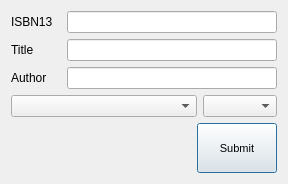
<?xml version="1.0" encoding="UTF-8"?>
<ui version="4.0">
 <class>EditBookRecordDialog</class>
 <widget class="QDialog" name="EditBookRecordDialog">
  <property name="geometry">
   <rect>
    <x>0</x>
    <y>0</y>
    <width>288</width>
    <height>184</height>
   </rect>
  </property>
  <property name="sizePolicy">
   <sizepolicy hsizetype="Minimum" vsizetype="Minimum">
    <horstretch>0</horstretch>
    <verstretch>0</verstretch>
   </sizepolicy>
  </property>
  <property name="windowTitle">
   <string>Dialog</string>
  </property>
  <property name="windowIcon">
   <iconset resource="resource.qrc">
    <normaloff>:/remix_icons/release/resources/icons/file-edit-line.svg</normaloff>:/remix_icons/release/resources/icons/file-edit-line.svg</iconset>
  </property>
  <layout class="QGridLayout" name="gridLayout">
   <item row="0" column="0">
    <layout class="QVBoxLayout" name="verticalLayout">
     <item>
      <layout class="QHBoxLayout" name="horizontalLayout_2">
       <item>
        <widget class="QLabel" name="label_4">
         <property name="sizePolicy">
          <sizepolicy hsizetype="Fixed" vsizetype="Preferred">
           <horstretch>0</horstretch>
           <verstretch>0</verstretch>
          </sizepolicy>
         </property>
         <property name="minimumSize">
          <size>
           <width>50</width>
           <height>0</height>
          </size>
         </property>
         <property name="maximumSize">
          <size>
           <width>50</width>
           <height>16777215</height>
          </size>
         </property>
         <property name="text">
          <string>ISBN13</string>
         </property>
        </widget>
       </item>
       <item>
        <widget class="QLineEdit" name="lineEdit_isbn13"/>
       </item>
      </layout>
     </item>
     <item>
      <layout class="QHBoxLayout" name="horizontalLayout_3">
       <item>
        <widget class="QLabel" name="label_3">
         <property name="sizePolicy">
          <sizepolicy hsizetype="Fixed" vsizetype="Preferred">
           <horstretch>0</horstretch>
           <verstretch>0</verstretch>
          </sizepolicy>
         </property>
         <property name="minimumSize">
          <size>
           <width>50</width>
           <height>0</height>
          </size>
         </property>
         <property name="maximumSize">
          <size>
           <width>50</width>
           <height>16777215</height>
          </size>
         </property>
         <property name="text">
          <string>Title</string>
         </property>
        </widget>
       </item>
       <item>
        <widget class="QLineEdit" name="lineEdit_title"/>
       </item>
      </layout>
     </item>
     <item>
      <layout class="QHBoxLayout" name="horizontalLayout_4">
       <item>
        <widget class="QLabel" name="label_2">
         <property name="sizePolicy">
          <sizepolicy hsizetype="Fixed" vsizetype="Preferred">
           <horstretch>0</horstretch>
           <verstretch>0</verstretch>
          </sizepolicy>
         </property>
         <property name="minimumSize">
          <size>
           <width>50</width>
           <height>0</height>
          </size>
         </property>
         <property name="maximumSize">
          <size>
           <width>50</width>
           <height>16777215</height>
          </size>
         </property>
         <property name="text">
          <string>Author</string>
         </property>
        </widget>
       </item>
       <item>
        <widget class="QLineEdit" name="lineEdit_author"/>
       </item>
      </layout>
     </item>
     <item>
      <layout class="QHBoxLayout" name="horizontalLayout_5">
       <item>
        <widget class="QComboBox" name="comboBox_category">
         <property name="sizePolicy">
          <sizepolicy hsizetype="Preferred" vsizetype="Fixed">
           <horstretch>5</horstretch>
           <verstretch>0</verstretch>
          </sizepolicy>
         </property>
        </widget>
       </item>
       <item>
        <widget class="QComboBox" name="comboBox_status">
         <property name="sizePolicy">
          <sizepolicy hsizetype="Preferred" vsizetype="Fixed">
           <horstretch>2</horstretch>
           <verstretch>0</verstretch>
          </sizepolicy>
         </property>
        </widget>
       </item>
      </layout>
     </item>
     <item>
      <layout class="QHBoxLayout" name="horizontalLayout_6" stretch="5,2">
       <item>
        <layout class="QHBoxLayout" name="horizontalLayout" stretch="0">
         <item>
          <spacer name="horizontalSpacer">
           <property name="orientation">
            <enum>Qt::Horizontal</enum>
           </property>
           <property name="sizeHint" stdset="0">
            <size>
             <width>70</width>
             <height>20</height>
            </size>
           </property>
          </spacer>
         </item>
        </layout>
       </item>
       <item>
        <widget class="QPushButton" name="pushButton_submit">
         <property name="sizePolicy">
          <sizepolicy hsizetype="Minimum" vsizetype="Fixed">
           <horstretch>0</horstretch>
           <verstretch>0</verstretch>
          </sizepolicy>
         </property>
         <property name="minimumSize">
          <size>
           <width>0</width>
           <height>50</height>
          </size>
         </property>
         <property name="font">
          <font>
           <pointsize>8</pointsize>
          </font>
         </property>
         <property name="text">
          <string>Submit</string>
         </property>
         <property name="icon">
          <iconset resource="resource.qrc">
           <normaloff>:/remix_icons/release/resources/icons/file-edit-line.svg</normaloff>:/remix_icons/release/resources/icons/file-edit-line.svg</iconset>
         </property>
        </widget>
       </item>
      </layout>
     </item>
    </layout>
   </item>
  </layout>
 </widget>
 <resources>
  <include location="resource.qrc"/>
 </resources>
 <connections/>
</ui>
